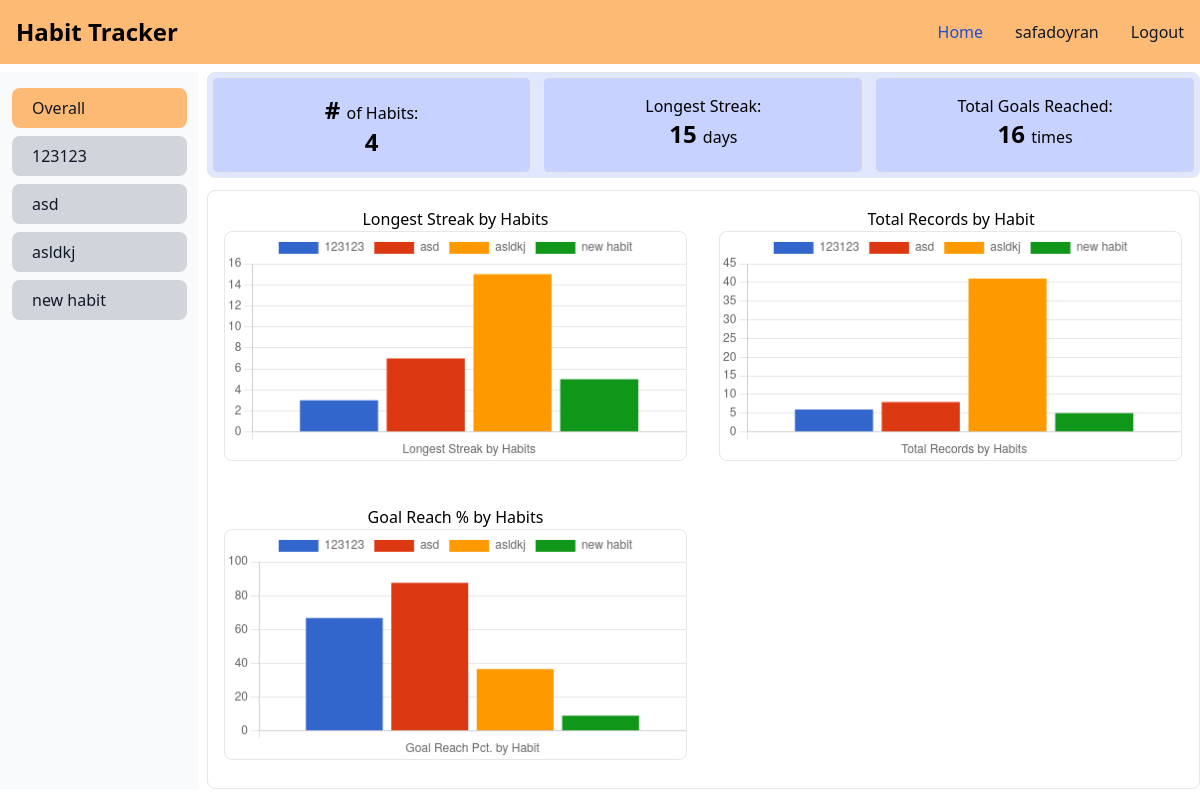
The page /stats/ (signed in) on the database its author committed.
### habits/models.py (models this page shows, shortened)
class Habit(models.Model):
    UNIT_CHOICES = (('time', 'Time (minutes)'), ('repetition',
                    'Repetition'), ('distance', 'Distance (km)'), ('check', 'Check'))
    name = models.CharField(max_length=150)
    category = models.CharField(max_length=150)
    created_at = models.DateTimeField(auto_now_add=True)
    units = models.CharField(max_length=50, choices=UNIT_CHOICES)
    goal = models.PositiveIntegerField(help_text="If you select 'Check' as the units, the goal will be set to 1 automatically.")
    user = models.ForeignKey(User, on_delete=models.CASCADE)
    def get_entry_dates(self):
        datetime_list = self.habitentry_set.values_list('entry_date', flat=True).order_by('-entry_date')
        return datetime_list
    def get_longest_streak(self):
        entry_dates = self.get_entry_dates()
        longest_streak = 1 if len(entry_dates) else 0
        for entry in entry_dates:
            previous_day = entry - timedelta(days=1)
            if previous_day not in entry_dates:
                next_day = entry + timedelta(days=1)
                streak = 1
                while next_day in entry_dates:
                    next_day += timedelta(days=1)
                    streak += 1
                    longest_streak = max(longest_streak, streak)
        return longest_streak

### stats/views.py (the view)
# urls.py: path('', overall_stats, name='overall_stats'),
@login_required
def overall_stats(request):
    habits = Habit.objects.all().filter(user=request.user.id)
    streaks = [habit.get_longest_streak() for habit in habits]
    longest_streak = max(streaks)
    goal_reach_total = 0
    for habit in habits:
        entries = habit.habitentry_set.values_list('quantity', flat=True)
        goals_met = [entry for entry in entries if entry >= habit.goal]
        goal_reach_total += len(goals_met)
    month = date.today().month
    context = {
        'habits': habits,
        'longest_streak': longest_streak,
        'goal_reach_total': goal_reach_total,
        'month': month,
    }
    return render(request, 'overall_stats.html', context)

### stats/templates/overall_stats.html
{% extends 'base.html' %} {% block overall_stats %}
<div class="flex mt-2 gap-2">
<div class="basis-1/6 ">
	<div
		class="h-full px-3 py-4 overflow-y-auto bg-gray-50 dark:bg-gray-800"
	>
		<ul class="space-y-2 font-medium">
			<li>
                {% with request.resolver_match.url_name as url_name %}
				<a
					href="{%url 'overall_stats'%}"
                    {% if url_name == 'overall_stats' %}
					class="flex items-center p-2 text-gray-900 rounded-lg bg-orange-300 hover:bg-orange-200 group"
                    {%else%}
                    class="flex items-center p-2 text-gray-900 rounded-lg bg-gray-300 hover:bg-orange-200 group"
                    {% endif %}
				>
					<span class="mx-3">Overall</span>
				</a>
                {% endwith %}
			</li>
            {% for habit in habits %}
            <li>
				<a
					href="{% url 'habit_stats' habit.id month%}"
                    {% if active_habit_id == habit.id %}
					class="flex items-center p-2 text-gray-900 rounded-lg bg-orange-300 hover:bg-orange-200 group"
                    {%else%}
                    class="flex items-center p-2 text-gray-900 rounded-lg bg-gray-300 hover:bg-orange-200 group"
                    {% endif %}
				>
					<span class="mx-3">{{habit.name}}</span>
				</a>
			</li>
            {% endfor %}
		</ul>
	</div>
</div>
<div class="basis-5/6">
    <div class="grid mb-3 border border-gray-200 bg-indigo-100 rounded-lg md:grid-cols-3 gap-1">
        <div class="border border-gray-200 bg-indigo-200 rounded-md h-24 gap p-4 m-1">
            <p class="text-base text-center"> <span class="text-2xl font-bold"> # </span> of Habits: <br> <span class="text-2xl font-bold"> {{habits|length}} </span> </p>
        </div>
        <div class="border border-gray-200 bg-indigo-200 rounded-md h-24 gap p-4 m-1">
            <p class="text-base text-center"> Longest Streak: <br> <span class="text-2xl font-bold"> {{longest_streak}} </span> days </p>
        </div>
        <div class="border border-gray-200 bg-indigo-200 rounded-md h-24 gap p-4 m-1">
        <p class="text-base text-center"> Total Goals Reached: <br> <span class="text-2xl font-bold"> {{goal_reach_total}} </span> times </p>
        </div>
    </div>
    <div
	class="grid border border-gray-200 rounded-lg md:grid-cols-2"
    >
	<div class="p-4">
        {% include 'partials/overall/longest_streak_by_habits.html' %}
	</div>
	<div class="p-4">
        {% include 'partials/overall/total_records.html' %}
	</div>
	<div class="p-4 ">
        {% include 'partials/overall/goals_reached.html' %}
	</div>
</div>
</div>
</div>
{% endblock overall_stats %}

### habits/templates/base.html (shortened to what this page needs)
<!DOCTYPE html>
<html lang="en">
	<head>
		<script src="https://cdn.tailwindcss.com"></script>
	</head>
	<body>
		<nav class="bg-orange-300 border-gray-200 dark:bg-gray-900 top-0 sticky">
			<div
				class="max-w-screen-xl flex flex-wrap items-center justify-between mx-auto p-4"
			>
				<a href="{%url 'habit_list'%}" class="flex items-center">
					<span
						class="self-center text-2xl font-semibold whitespace-nowrap dark:text-white"
						>Habit Tracker</span
					>
				</a>
				<div
					class="hidden w-full md:block md:w-auto"
					id="navbar-default"
				>
					<ul
						class="font-medium flex flex-col p-4 md:p-0 mt-4 border border-gray-100 rounded-lg bg-orange-300 md:flex-row md:space-x-8 md:mt-0 md:border-0 dark:bg-gray-800 md:dark:bg-gray-900 dark:border-gray-700"
					>
						<li>
							<a
								href="{%url 'habit_list'%}"
								class="block py-2 pl-3 pr-4 text-white bg-blue-700 rounded md:bg-transparent md:text-blue-700 md:p-0 dark:text-white md:dark:text-blue-500"
								aria-current="page"
								>Home</a
							>
						</li>
						{% if request.user.is_authenticated %}
						<li>
							<a
								href="#"
								class="block py-2 pl-3 pr-4 text-gray-900 rounded hover:bg-gray-100 md:hover:bg-transparent md:border-0 md:hover:text-blue-700 md:p-0 dark:text-white md:dark:hover:text-blue-500 dark:hover:bg-gray-700 dark:hover:text-white md:dark:hover:bg-transparent"
								>{{request.user.username}}</a
							>
						</li>
						<li>
							<a
								href="{% url 'logout' %}"
								class="block py-2 pl-3 pr-4 text-gray-900 rounded hover:bg-gray-100 md:hover:bg-transparent md:border-0 md:hover:text-blue-700 md:p-0 dark:text-white md:dark:hover:text-blue-500 dark:hover:bg-gray-700 dark:hover:text-white md:dark:hover:bg-transparent"
								>Logout</a
							>
						</li>
						{% endif %}
					</ul>
				</div>
			</div>
		</nav>
			{% block overall_stats %} {% endblock overall_stats %}
	</body>
</html>

### rows shown on the page
Habit: name "123123"
Habit: name "asd"
Habit: name "asldkj"
Habit: name "new habit"

### other values the page prints
{{ request.user.username }} "safadoyran"
{{ habits|length }} "4"
{{ longest_streak }} "15"
{{ goal_reach_total }} "16"
